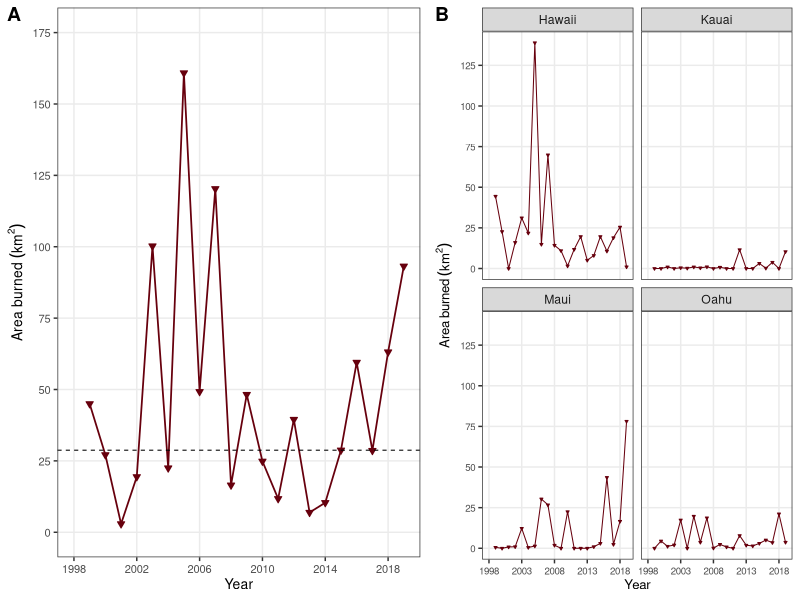

Reproduce this figure in R.
## Graph of Annual Area Burned, 
## State of Hawaii, 1999-2019
## Paul C. Selmants
## R version 3.6.1
## 2019-10-26

## Data in GitHub repository: https://github.com/selmants/HI_Model

## This R script is dependent on output from Fire_probabilities.R script ## 

# load required R packages
library(ggplot2)
library(dplyr)
library(cowplot)

# read statewide annual burned area data into R
data <- read.csv('./Fire/data/processed/AnnualFire.csv', stringsAsFactors = FALSE) 

# line graph of annual area burned statewide
stateplot <- data %>%
	group_by(year) %>%
	summarize(burnarea_km2 = sum(burnarea_km2)) %>%
	as.data.frame()%>%
		{ggplot(., aes(year, burnarea_km2)) +
		geom_line(color = "#67000D", size = 0.6) +
		geom_point(color = "#67000D", size = 1.5, shape = 25, fill = "#67000D") +
		labs(x = "Year",
		y = expression(Area~burned~(km^{2}))) +
		scale_x_continuous(limits = c(1998, 2019), breaks = seq(1998, 2018, 4)) +
		scale_y_continuous(limits = c(0, 175), breaks = seq(0, 175, 25)) +
		geom_hline(aes(yintercept=28.75), linetype="dashed", size = 0.35) +
		theme_bw() +
		theme(panel.grid.minor=element_blank(),
		axis.title = element_text(size = 10),
		axis.text = element_text(size = 8))}

# facet plot of annual area burned by island (Hawai, Maui, Oahu, Kauai)
islandplot <- data %>%
	filter(island %in% c("Hawaii", "Maui", "Oahu", "Kauai")) %>%
	{ggplot(., aes(year, burnarea_km2)) +
		facet_wrap(~ island) +
		geom_line(color = "#67000D", size = 0.35) +
		geom_point(color = "#67000D", size = 0.45, shape = 25, fill = "#67000D") +
		labs(x = "Year",
			y = expression(Area~burned~(km^{2}))) +
		scale_x_continuous(limits = c(1998, 2019), breaks = seq(1998, 2018, 5)) +
		scale_y_continuous(limits = c(0, 138.875), breaks = seq(0, 125, 25)) +
		theme_bw() +
		theme(panel.grid.minor = element_blank(),
			axis.text = element_text(size = 7),
			axis.title = element_text(size = 9.5))}
				
# Create two-panel fire figure
firepanel <- plot_grid(stateplot, islandplot, 
	labels = c("A", "B"), rel_widths = c(1.15, 1))

# save as .png file 
ggsave("FigS4_AnnualAreaBurned.png", width = 7.5, height = 3)
